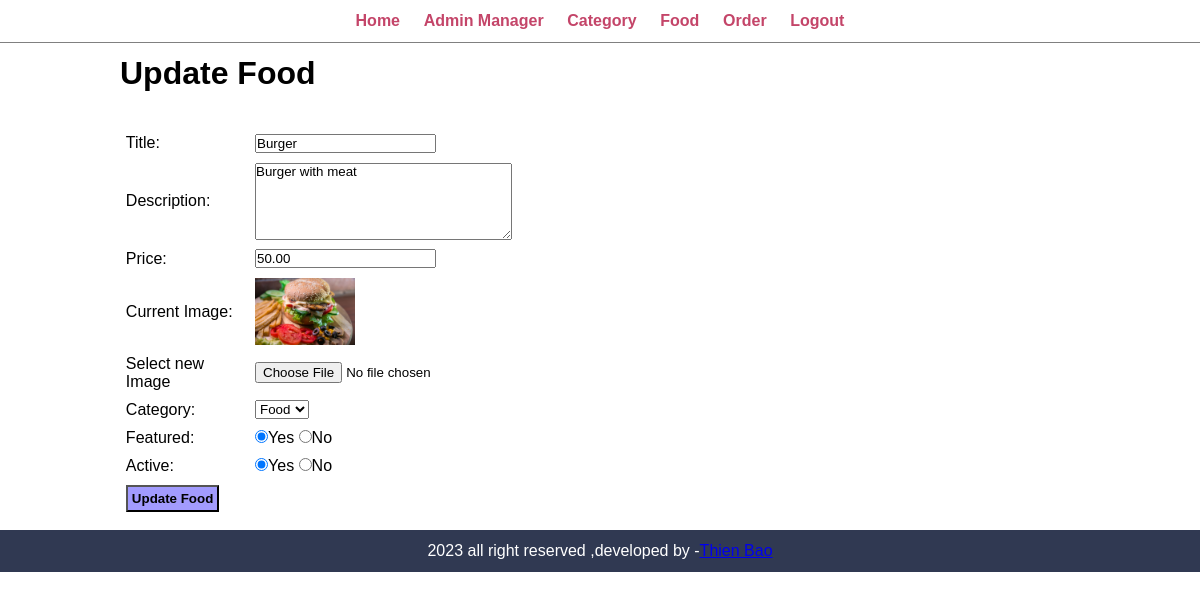
Screenshot of /admin/update-food.php?id=20 (signed in) with the database file from the repository.
### tables this page shows
CREATE TABLE `tbl_food` (
  `id` int(10) UNSIGNED NOT NULL,
  `title` varchar(100) NOT NULL,
  `description` text NOT NULL,
  `price` decimal(10,2) NOT NULL,
  `image_name` varchar(255) NOT NULL,
  `category_id` int(10) UNSIGNED NOT NULL,
  `featured` varchar(10) NOT NULL,
  `active` varchar(10) NOT NULL
);

CREATE TABLE `tbl_category` (
  `id` int(10) UNSIGNED NOT NULL,
  `title` varchar(100) NOT NULL,
  `image_name` varchar(255) NOT NULL,
  `featured` varchar(10) NOT NULL,
  `active` varchar(10) NOT NULL
);

### admin/update-food.php (the view, shortened to what this page needs)
<?php include('partials/menu.php') ?>
<?php
    if(isset($_GET['id']))
    {
        $id=$_GET['id'];
        $sql2="SELECT *FROM tbl_food WHERE id =$id";
        $res2=mysqli_query($conn,$sql2);
        $row2=mysqli_fetch_assoc($res2);
        $title=$row2['title'];
        $description=$row2['description'];
        $price=$row2['price'];
        $current_image=$row2['image_name'];
        $current_category=$row2['category_id'];
        $featured=$row2['featured'];
        $active=$row2['active'];
    }
?>
<div class="maim-content">
    <div class="wrapper">
        <h1>Update Food</h1>
        <br /><br />
        <form action="" method="POST" enctype="multipart/form-data">
            <table class="col-30">
                <tr>
                    <td>Title:</td>
                    <td>
                        <input type="text" name="title" value="<?php echo $title; ?>">
                    </td>
                </tr>
                <tr>
                    <td>Description:</td>
                    <td>
                        <textarea name="description" cols="30" rows="5"><?php echo $description; ?></textarea>
                    </td>
                    </tr>
                    <tr>
                    <td>Price:</td>
                    <td>
                        <input type="number" name="price" value="<?php echo $price; ?>">
                    </td>
                </tr>
                <tr>
                        <td>Current Image:</td>
                        <td>
                            <?php
                            if($current_image=="")
                            {
                                echo "<div class ='error'>Image not available.</div>";
                            }
                            else{
                                ?>
                                <img src="<?php echo SITEURL; ?>images/food/<?php echo $current_image; ?>" alt="" width="100px">
                                <?php
                            }
                            ?>
                        </td>
                    </tr>
                    <tr>
                        <td>Select new Image</td>
                        <td>
                            <input type="file" name="image">
                        </td>
                    </tr>
                <tr>
                        <td>Category:</td>
                        <td>
                            <select name="category">
                                <?php
                                    $sql="SELECT *FROM tbl_category WHERE active='Yes'";
                                    $res=mysqli_query($conn,$sql);
                                    $count=mysqli_num_rows($res);
                                    if($count>0)
                                    {
                                        while($row =mysqli_fetch_assoc($res))
                                        {
                                            $category_title=$row['title'];
                                            $category_id=$row['id'];
                                            ?>
                                            <option <?php if($current_category==$category_id){echo "selected";} ?> value="<?php echo $category_id;?>"><?php echo $category_title;?></option>
                                            <?php
                                        }
                                    }
                                    else{
                                        echo"<option value='0'>Category not available.</option>";
                                    }
                                ?>
                            </select>
                        </td>
                 </tr>
                    <tr>
                        <td>Featured:</td>
                        <td>
                            <input <?php if($featured=="Yes"){echo "checked";} ?> type="radio" name="featured" value="Yes">Yes
                            <input <?php if($featured=="No"){echo "checked";} ?>type="radio" name="featured" value="No">No
                        </td>
                    </tr>
                    <tr>
                        <td>Active:</td>
                        <td>
                            <input <?php if($active =="Yes"){echo "checked";}?> type="radio" name="active" value="Yes">Yes
                            <input <?php if($active =="No"){ echo "checked";}?> type="radio" name="active" value="No">No
                        </td>
                    </tr>
                    <tr>
                        <td>
                            <input type="submit" name="submit" value="Update Food" class="btn-secondary">
                        </td>
                    </tr>
            </table>
        </form>
    </div>
</div>
<?php include('partials/footer.php') ?>

### css/admin.css (style rules this page uses)
* { margin: 0; padding: 0; font-family: Arial, Helvetica, sans-serif; }
.wrapper { padding: 1%; margin: 0 auto; width: 80%; }
table tr td { padding: 1%; }
.btn-secondary { background-color: #a29bfe; padding: 1%; color: white; text-decoration: none; font-weight: bold; color: black; padding: 4px; }

### rows the page displays
tbl_food: title "Burger", description "Burger with meat", price "50.00", image_name (picture), category "Food", featured "☑", active "☑"
